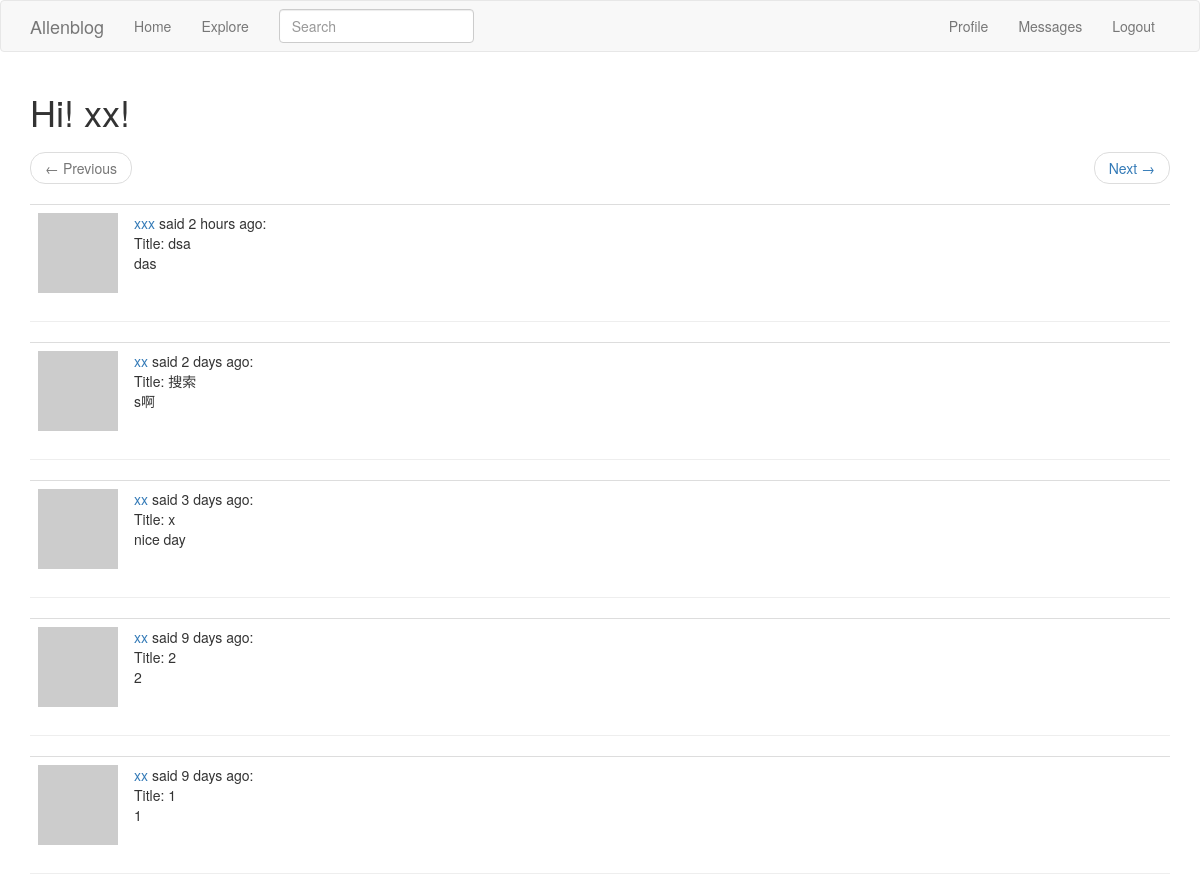
Page /explore (signed in) on the committed database.
### app/models.py (models this page shows, shortened)
class User(db.Model, UserMixin):
    __tablename__ = 'user'
    id = db.Column(db.Integer, primary_key=True)
    username = db.Column(db.String(64), index=True, unique=True)
    email = db.Column(db.String(120), index=True, unique=True)
    password_hash = db.Column(db.String(128))
    posts = db.relationship('Post', backref='author', lazy='dynamic')
    about_me = db.Column(db.String(140))
    last_seen = db.Column(db.DateTime, default=datetime.utcnow)
    followed = db.relationship(
        'User', secondary=followers,
        primaryjoin=(followers.c.follower_id == id),
        secondaryjoin=(followers.c.followed_id == id),
        backref=db.backref('followers', lazy='dynamic'),
        lazy='dynamic'
    )
    messages_sent = db.relationship('Message', foreign_keys='Message.sender_id', backref='author', lazy='dynamic')
    messages_received = db.relationship('Message', foreign_keys='Message.recipient_id', backref='recipient', lazy='dynamic')
    last_message_read_time = db.column(db.DateTime)
    def avatar(self, size):
        digest = md5(self.email.lower().encode('utf-8')).hexdigest()
        return 'https://www.gravatar.com/avatar/{}?d=identicon&s={}'.format(digest, size)

class SearchableMixin(object):
    @classmethod
    def before_commit(cls, session):
        session._changes = {
            'add': list(session.new),
            'update': list(session.dirty),
            'delete': list(session.deleted)
        }
    @classmethod
    def after_commit(cls, session):
        for obj in session._changes['add']:
            if isinstance(obj, SearchableMixin):
                add_to_index(obj.__tablename__, obj)
        for obj in session._changes['update']:
            if isinstance(obj, SearchableMixin):
                add_to_index(obj.__tablename__, obj)
        for obj in session._changes['delete']:
            if isinstance(obj, SearchableMixin):
                remove_from_index(obj.__tablename__, obj)
        session._changes = None

class Post(SearchableMixin ,db.Model):
    __tablename__ = 'post'
    __searchable__ = ['body']
    id = db.Column(db.Integer, primary_key=True)
    title = db.Column(db.String(32), index=True)
    body = db.Column(db.String(140))
    timestamp = db.Column(db.DateTime, index=True, default=datetime.utcnow)
    user_id = db.Column(db.Integer, db.ForeignKey('user.id'))

### app/main/views.py (the view)
@main.route('/explore')
@login_required
def explore():
    page = request.args.get('page', 1, type=int)
    posts = Post.query.order_by(Post.timestamp.desc()).paginate(page, current_app.config['POSTS_PER_PAGE'], False)
    next_url = url_for('main.explore', page=posts.next_num) if posts.has_next else None
    prev_url = url_for('main.explore', page=posts.prev_num) if posts.has_prev else None
    return render_template('explore.html', title='Explore', posts=posts.items, next_url=next_url, prev_url=prev_url)

### app/main/forms.py
class SearchForm(FlaskForm):
    q = StringField('Search', validators=[DataRequired()])
    def __init__(self, *args, **kwargs):
        if 'formdata' not in kwargs:
            kwargs['formdata'] = request.args
        if 'csrf_enabled' not in kwargs:
            kwargs['csrf_enabled'] = False
        super(SearchForm, self).__init__(*args, **kwargs)

### app/main/views.py (called while the page is built)
@main.before_request
def before_request():
    if current_user.is_authenticated:
        current_user.last_seen = datetime.utcnow()
        db.session.commit()
        g.search_form = SearchForm()

### app/models.py (called while the page is built)
@login_manager.user_loader
def load_user(id):
    return User.query.get(int(id))

### app/templates/explore.html
{% extends "base.html" %}
{% block app_content %}
    <h1>Hi! {{ current_user.username }}!</h1>
    {% include('_pagination.html') %}
    {% for post in posts %}
        {% include('_post.html') %}
        <hr>
    {% endfor %}
{% endblock %}

### app/templates/_post.html
    <table class="table table-hover">
        <tr>
            <td width="70px">
                <span class="user_popup">
                    <a href="{{ url_for('main.user_profile', username=post.author.username) }}">
                        <img src="{{ post.author.avatar(70) }}" />
                    </a>
                 </span>
            </td>
            <td>
                <span class="user_popup">
                    <a href="{{ url_for('main.user_profile', username=post.author.username) }}">
                        {{ post.author.username }}
                    </a>
                </span>
                said {{ moment(post.timestamp).fromNow() }}:
                <br>
                Title: {{ post.title }}
                <br>
                {{ post.body }}
            </td>
        </tr>
    </table>

### rows in the picture
User: username "xx"
Post: author.username "xxx", timestamp "2 hours ago", title "dsa", body "das"
Post: author.username "xx", timestamp "2 days ago", title "搜索", body "s啊"
Post: author.username "xx", timestamp "3 days ago", title "x", body "nice day"
Post: author.username "xx", timestamp "9 days ago", title "2", body "2"
Post: author.username "xx", timestamp "9 days ago", title "1", body "1"
